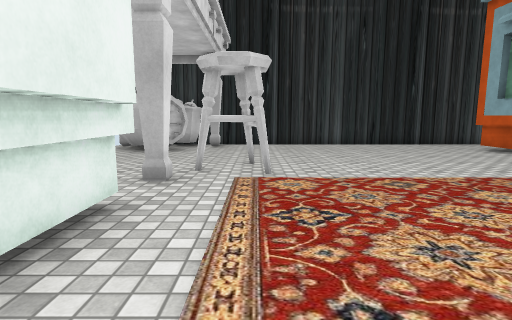
View 1 (above)

17 first-person views from a walk through a Unity game level. The camera is 1.2 m above the floor, tilts 8° down and sees 80° across. The floor is counted in squares, 1.1 m on a side. Each view is taken from the middle of a square. On the plan, view 1 faces up. The plan holds only what a view shows up to about 13 squares ahead; the rest is blank. The place goes on beyond the plan. The player is left out. Some surface patterns are stand-ins.

View 2
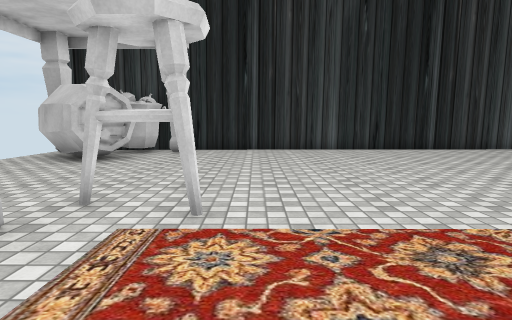

View 3
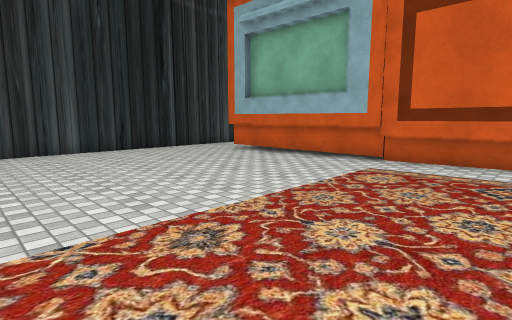

View 4
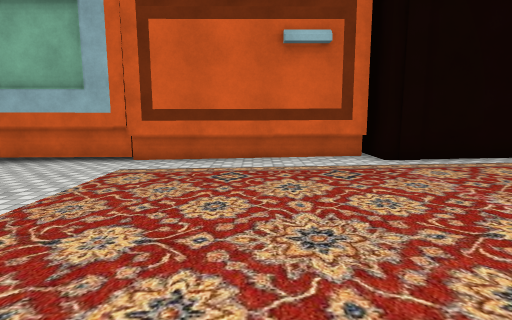

View 5
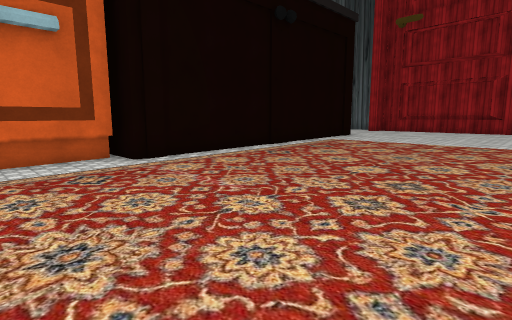

View 6
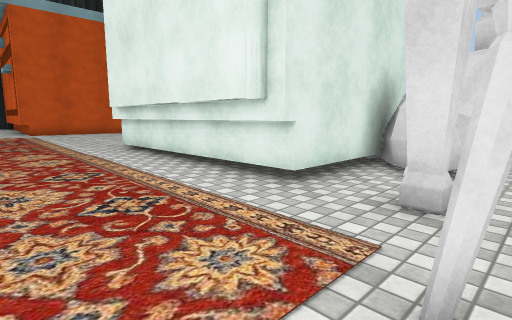

View 7
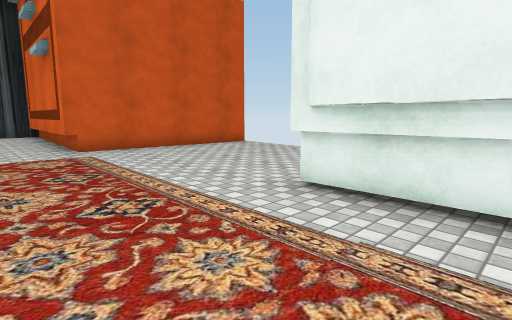

View 8
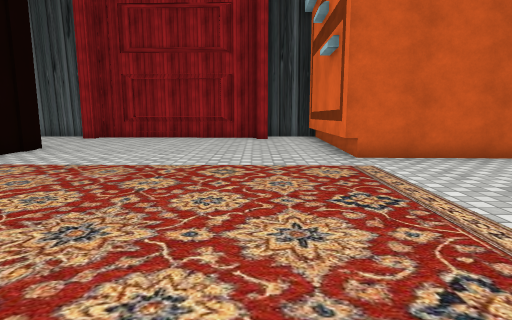

View 9
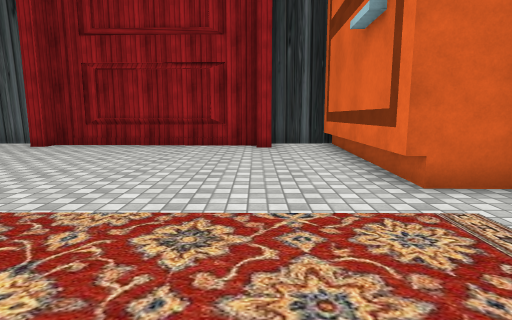

View 10
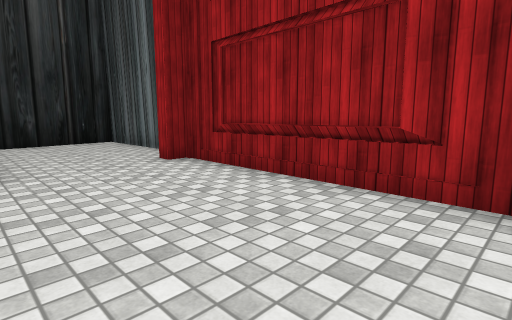

View 11
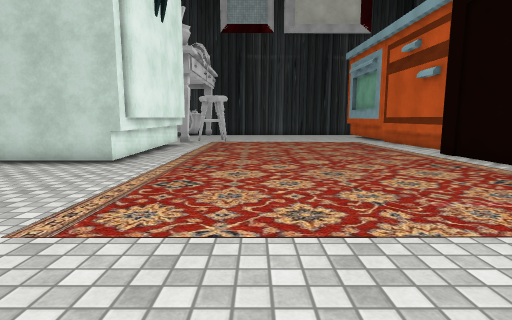

View 12
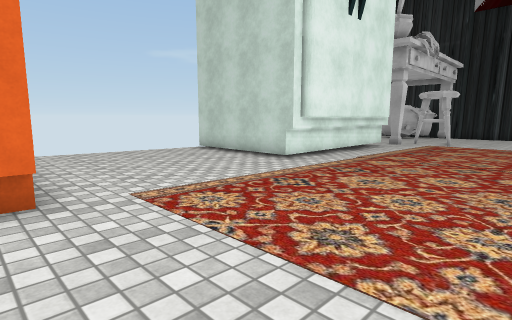

View 13
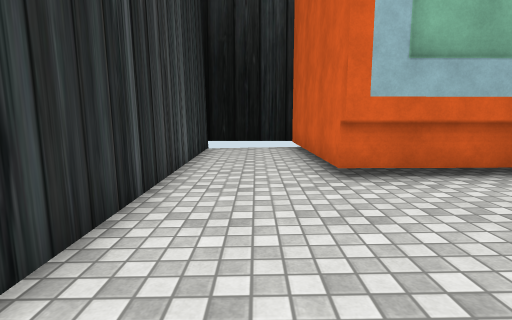

View 14
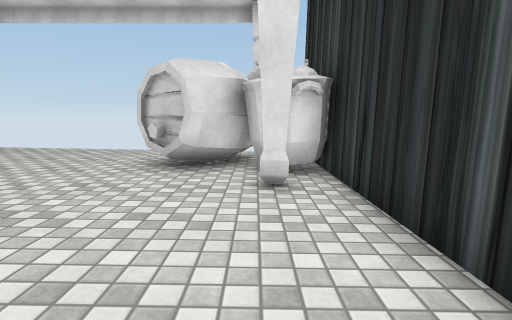

View 15
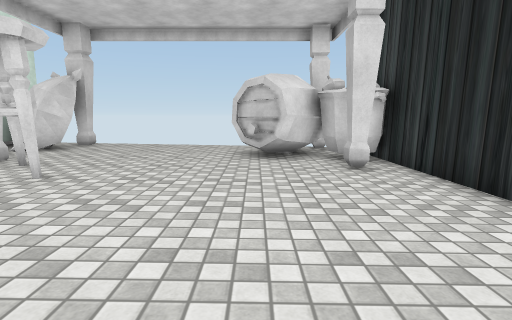

View 16
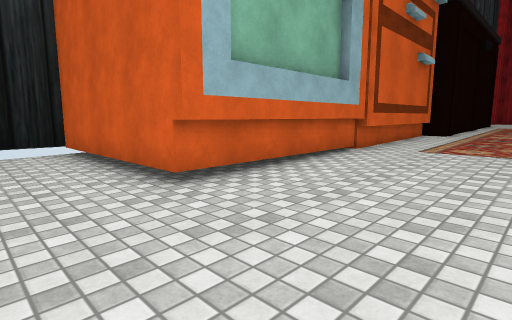

View 17
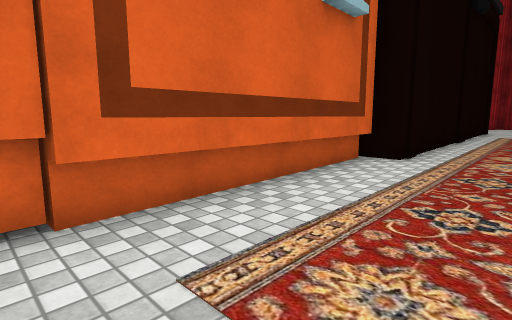

### Floor plan
Key: @ floor where view 1 was taken; # wall or solid block; . main floor; : floor 0.25 m higher than the main floor; - floor 0.25 m lower than the main floor; T thing the floor can be seen under or through; O other object.
Columns run from 7 left of view 1 to 15 right of it. Each row starts with its distance up from view 1.
 16     ###################
 15     #-----------------#
 14    ###----------------#
 13  ####-----------------#
 12  -##------------OOOOOO
 11  ---------------O
 10  ---------------O
  9  ---------------O
  8  ------#--------O
  7  -----TT--------OO
  6  ##--#-........-OO
  5  ###............O
  4  #####..........O
  3      #..........O
  2      #..........O
  1      #..........O
  0      #.@........##
 -1      #..........
 -2      #..........
 -3  #####..........
 -4  ...............
 -5  ...............
 -6  ...............
 -7  ............::.
 -8  ......::::::::.
 -9 ####::::::::::::
-10     OOOO::::::::
-11       OO::::::::#
-12       OO::::::::::::::#
-13       O:::::::::::::::#
-14       O:::::::::::::::#
-15       O::######:#:::::#
-16       ####    #########

Where each view was taken, in squares from view 1:
view 1: 0 up, 0 right, facing up
view 2: 3 up, 1 right, facing up
view 3: 3 up, 1 right, facing up-right
view 4: 3 up, 1 right, facing right
view 5: 3 up, 1 right, facing down-right
view 6: 7 up, 2 right, facing down-left
view 7: 0 up, 2 right, facing down-left
view 8: 2 down, 2 right, facing down
view 9: 5 down, 2 right, facing down
view 10: 11 down, 2 right, facing down-right
view 11: 11 down, 2 right, facing up
view 12: 10 down, 4 right, facing up-left
view 13: 14 up, 4 right, facing right
view 14: 14 up, 3 right, facing left
view 15: 12 up, 5 right, facing left
view 16: 15 up, 5 right, facing down-right
view 17: 7 up, 6 right, facing down-right
